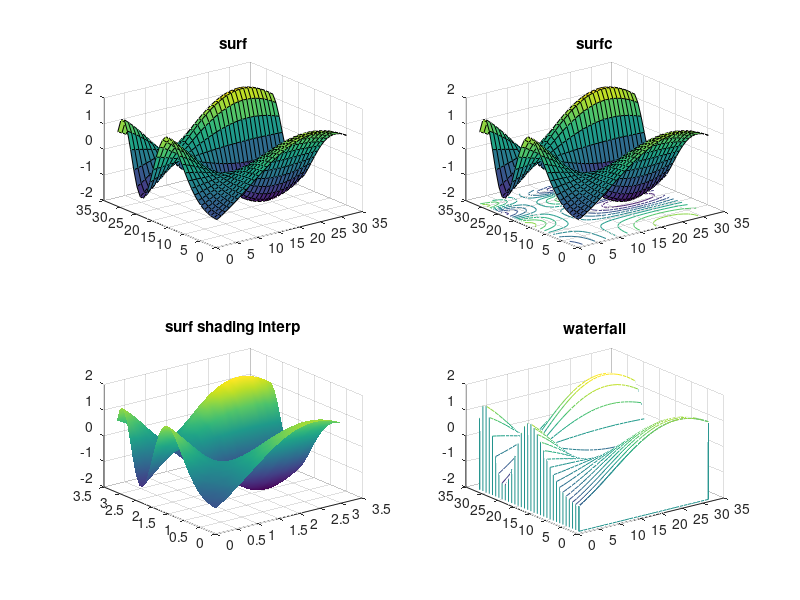

The MATLAB source for this figure:
x=0:.1:pi;
y=0:.1:pi;
[X,Y]=meshgrid(x,y)
Z=sin(Y.^2+X)-cos(Y.^2-X);
subplot(221), mesh(Z)
subplot(222), meshc(Z)
subplot(223), mesh(x,y,Z), axis([0 pi 0 pi -5 5])
subplot(224), mesh(X,Y,Z), hidden off

subplot(221),surf(Z),title('\bf{surf}')
subplot(222),surfc(Z),title('\bf{surfc}')%, colorbar
subplot(223),surf(X,Y,Z),shading interp, title('\bf{surf} shading interp')
subplot(224),waterfall(Z),title('\bf{waterfall}')